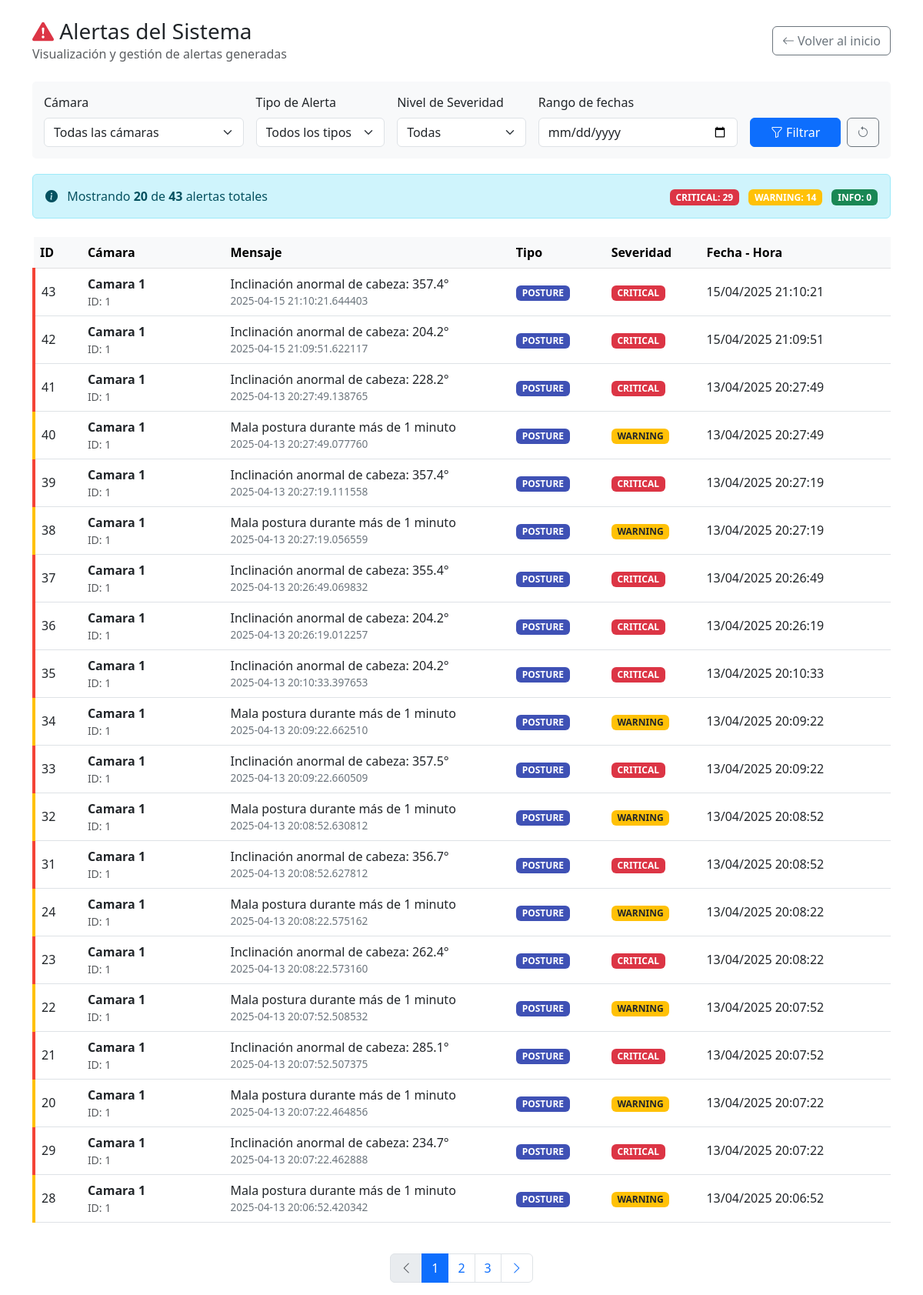
/alertas, run on the app's committed database.
### tables this page shows
CREATE TABLE alertas (
                id INTEGER PRIMARY KEY AUTOINCREMENT,
                id_camara INTEGER NOT NULL,
                mensaje TEXT NOT NULL,
                tipo TEXT NOT NULL,  -- 'postura', 'movimiento', 'conexion', etc.
                severidad TEXT NOT NULL,  -- 'info', 'warning', 'danger'
                fecha TIMESTAMP DEFAULT CURRENT_TIMESTAMP,
                FOREIGN KEY (id_camara) REFERENCES camaras(id)
            );

CREATE TABLE camaras (
                id INTEGER PRIMARY KEY AUTOINCREMENT,
                nombre TEXT NOT NULL,
                url TEXT UNIQUE NOT NULL,
                descripcion TEXT,
                angulo_min INTEGER NOT NULL DEFAULT 45,  -- Ángulo mínimo en grados
                angulo_max INTEGER NOT NULL DEFAULT 135, -- Ángulo máximo en grados
                hombros_min REAL NOT NULL DEFAULT 0.5,    -- Distancia mínima entre hombros
                hombros_max REAL NOT NULL DEFAULT 1.5,   -- Distancia máxima entre hombros
                manos_min INTEGER NOT NULL DEFAULT 30,   -- Distancia mínima de manos
                manos_max INTEGER NOT NULL DEFAULT 150,   -- Distancia máxima de manos
                ubicacion TEXT,
                activa BOOLEAN DEFAULT 1,
                fecha_instalacion TIMESTAMP DEFAULT CURRENT_TIMESTAMP,
                FOREIGN KEY (id) REFERENCES notificaciones(id_camara)
            );

### routes/alertas.py (the view, shortened to what this page needs)
    @app.route('/alertas')
    def alertas_index():
        try:
            page = request.args.get('page', 1, type=int)
            per_page = 20
            id_camara = request.args.get('camara', type=int)
            tipo = request.args.get('tipo')
            severidad = request.args.get('severidad')
            fecha = request.args.get('fecha')
            print("fecha",fecha)
            conn = get_db_connection()
            query = '''
                SELECT a.*, c.nombre as nombre_camara, c.ubicacion
                FROM alertas a
                LEFT JOIN camaras c ON a.id_camara = c.id
                WHERE 1=1
            '''
            params = []
            if id_camara:
                query += ' AND a.id_camara = ?'
                params.append(id_camara)
            if tipo:
                query += ' AND a.tipo = ?'
                params.append(tipo)
            if severidad:
                query += ' AND a.severidad = ?'
                params.append(severidad)
            print("fecha",fecha)
            count_query = 'SELECT COUNT(*) FROM (' + query + ')'
            print("count_query",count_query)
            total = conn.execute(count_query, params).fetchone()[0]
            counts_query = '''
                SELECT
                    SUM(CASE WHEN severidad = 'CRITICAL' THEN 1 ELSE 0 END) as critical,
                    SUM(CASE WHEN severidad = 'WARNING' THEN 1 ELSE 0 END) as warning,
                    SUM(CASE WHEN severidad = 'INFO' THEN 1 ELSE 0 END) as info
                FROM alertas
            '''
            counts_result = conn.execute(counts_query).fetchone()
            counts = {
                'CRITICAL': counts_result['critical'],
                'WARNING': counts_result['warning'],
                'INFO': counts_result['info']
            }
            query += ' ORDER BY a.fecha DESC LIMIT ? OFFSET ?'
            params.extend([per_page, (page - 1) * per_page])
            alertas = conn.execute(query, params).fetchall()
            camaras = conn.execute('SELECT id, nombre FROM camaras ORDER BY nombre').fetchall()
            conn.close()
            return render_template('alertas/index.html',
                                alertas=alertas,
                                camaras=camaras,
                                page=page,
                                per_page=per_page,
                                total=total,
                                counts=counts,  # NUEVO: agregamos los conteos
                                filtros={
                                    'camara': id_camara,
                                    'tipo': tipo,
                                    'severidad': severidad
                                })
        except Exception as e:
            app.logger.error(f"Error al listar alertas: {str(e)}")
            flash('Error al cargar la lista de alertas', 'error')
            return redirect(url_for('index'))

### database.py (called while the page is built)
def get_db_connection():
    conn = sqlite3.connect('monitoring.db')
    conn.row_factory = sqlite3.Row
    return conn

### templates/alertas/index.html (shortened to what this page needs)
<!DOCTYPE html>
<html lang="es">
<head>
  <link rel="stylesheet" href="https://cdn.jsdelivr.net/npm/bootstrap@5.3.0/dist/css/bootstrap.min.css">
  <link rel="stylesheet" href="https://cdn.jsdelivr.net/npm/bootstrap-icons@1.10.0/font/bootstrap-icons.css">
</head>
<body>
  <div class="container mt-4">
    <div class="d-flex justify-content-between align-items-center mb-4">
      <div>
        <h1 class="h3 mb-0">
          <i class="bi bi-exclamation-triangle-fill text-danger"></i> Alertas del Sistema
        </h1>
        <p class="text-muted mb-0">Visualización y gestión de alertas generadas</p>
      </div>
      <div>
        <a href="{{ url_for('index') }}" class="btn btn-outline-secondary">
          <i class="bi bi-arrow-left"></i> Volver al inicio
        </a>
      </div>
    </div>
    <div class="filter-section">
      <form method="get" class="row g-3">
        <div class="col-md-3">
          <label for="camara" class="form-label">Cámara</label>
          <select class="form-select" name="camara" id="camara">
            <option value="">Todas las cámaras</option>
          </select>
        </div>
        <div class="col-md-2">
          <label for="tipo" class="form-label">Tipo de Alerta</label>
          <select class="form-select" name="tipo" id="tipo">
            <option value="">Todos los tipos</option>
          </select>
        </div>
        <div class="col-md-2">
          <label for="severidad" class="form-label">Nivel de Severidad</label>
          <select class="form-select" name="severidad" id="severidad">
            <option value="">Todas</option>
          </select>
        </div>
        <div class="col-md-3">
          <label for="fecha" class="form-label">Rango de fechas</label>
          <input type="date" class="form-control" name="fecha" value="{{ filtros.fecha or '' }}">
        </div>
        <div class="col-md-2 d-flex align-items-end gap-2">
          <button type="submit" class="btn btn-primary w-100">
            <i class="bi bi-funnel"></i> Filtrar
          </button>
          <a href="?" class="btn btn-outline-secondary">
            <i class="bi bi-arrow-counterclockwise"></i>
          </a>
        </div>
      </form>
    </div>
    <div class="alert alert-info d-flex justify-content-between align-items-center mb-4">
      <div>
        <i class="bi bi-info-circle-fill me-2"></i>
        Mostrando <strong>{{ alertas|length }}</strong> de <strong>{{ total }}</strong> alertas totales
      </div>
      <div>
        <span class="badge bg-danger me-2">CRITICAL: {{ counts.CRITICAL or 0 }}</span>
        <span class="badge bg-warning me-2">WARNING: {{ counts.WARNING or 0 }}</span>
        <span class="badge bg-success">INFO: {{ counts.INFO or 0 }}</span>
      </div>
    </div>
    <div class="table-responsive">
      <table class="table table-hover align-middle">
        <thead class="table-light">
          <tr>
            <th style="width: 5%">ID</th>
            <th style="width: 15%">Cámara</th>
            <th style="width: 30%">Mensaje</th>
            <th style="width: 10%">Tipo</th>
            <th style="width: 10%">Severidad</th>
            <th style="width: 20%">Fecha - Hora</th>
          </tr>
        </thead>
        <tbody>
          {% for alerta in alertas %}
            <tr class="clickable-row severity-{{ alerta.severidad }}" onclick="window.location='#'">
              <td>{{ alerta.id }}</td>
              <td>
                <strong>{{ alerta.nombre_camara }}</strong>
                <div class="text-muted small">ID: {{ alerta.id_camara }}</div>
              </td>
              <td>
                {{ alerta.mensaje }}
                <div class="time-ago">{{ alerta.fecha }}</div>
              </td>
              <td>
                <span class="badge badge-{{ alerta.tipo }} text-white">{{ alerta.tipo }}</span>
              </td>
              <td>
                {% if alerta.severidad == 'CRITICAL' %}
                  <span class="badge bg-danger">{{ alerta.severidad }}</span>
                {% elif alerta.severidad == 'WARNING' %}
                  <span class="badge bg-warning text-dark">{{ alerta.severidad }}</span>
                {% else %}
                  <span class="badge bg-success">{{ alerta.severidad }}</span>
                {% endif %}
              </td>
              <td>{{ alerta.fecha[:10].split('-')[2] }}/{{ alerta.fecha[:10].split('-')[1] }}/{{ alerta.fecha[:10].split('-')[0] }} {{ alerta.fecha[11:19] }}</td>
            </tr>
          {% endfor %}
        </tbody>
      </table>
    </div>
    {% if alertas %}
      <nav aria-label="Paginación de alertas">
        <ul class="pagination justify-content-center mt-4">
          <li class="page-item {% if page == 1 %}disabled{% endif %}">
            <a class="page-link" href="?page={{ page-1 }}{% for key, value in filtros.items() %}{% if value %}&{{ key }}={{ value }}{% endif %}{% endfor %}">
              <i class="bi bi-chevron-left"></i>
            </a>
          </li>
          {% for p in range(1, (total // per_page) + 2) %}
            {% if p >= page-2 and p <= page+2 %}
              <li class="page-item {% if p == page %}active{% endif %}">
                <a class="page-link" href="?page={{ p }}{% for key, value in filtros.items() %}{% if value %}&{{ key }}={{ value }}{% endif %}{% endfor %}">{{ p }}</a>
              </li>
            {% endif %}
          {% endfor %}
          <li class="page-item {% if page == (total // per_page) + 1 %}disabled{% endif %}">
            <a class="page-link" href="?page={{ page+1 }}{% for key, value in filtros.items() %}{% if value %}&{{ key }}={{ value }}{% endif %}{% endfor %}">
              <i class="bi bi-chevron-right"></i>
            </a>
          </li>
        </ul>
      </nav>
    {% endif %}
  </div>
</body>
</html>

### templates/alertas/index.html (style rules this page uses)
.severity-CRITICAL { background-color: #ffebee; border-left: 4px solid #f44336; }
.severity-WARNING { background-color: #fff8e1; border-left: 4px solid #ffc107; }
.badge-POSTURE { background-color: #3f51b5; }
.table-responsive { overflow-x: auto; }
.clickable-row { cursor: pointer; }
.time-ago { font-size: 0.85rem; color: #6c757d; }
.filter-section { background-color: #f8f9fa; border-radius: 5px; padding: 15px; margin-bottom: 20px; }

### data on the page
alertas: id "43", nombre_camara "Camara 1", id_camara "1", mensaje "Inclinación anormal de cabeza: 357.4°", fecha "2025-04-15 21:10:21.644403", tipo "POSTURE", severidad "CRITICAL", fecha "15", fecha "04", fecha "2025", fecha "21:10:21"
alertas: id "42", nombre_camara "Camara 1", id_camara "1", mensaje "Inclinación anormal de cabeza: 204.2°", fecha "2025-04-15 21:09:51.622117", tipo "POSTURE", severidad "CRITICAL", fecha "15", fecha "04", fecha "2025", fecha "21:09:51"
alertas: id "41", nombre_camara "Camara 1", id_camara "1", mensaje "Inclinación anormal de cabeza: 228.2°", fecha "2025-04-13 20:27:49.138765", tipo "POSTURE", severidad "CRITICAL", fecha "13", fecha "04", fecha "2025", fecha "20:27:49"
alertas: id "40", nombre_camara "Camara 1", id_camara "1", mensaje "Mala postura durante más de 1 minuto", fecha "2025-04-13 20:27:49.077760", tipo "POSTURE", severidad "WARNING", fecha "13", fecha "04", fecha "2025", fecha "20:27:49"
alertas: id "39", nombre_camara "Camara 1", id_camara "1", mensaje "Inclinación anormal de cabeza: 357.4°", fecha "2025-04-13 20:27:19.111558", tipo "POSTURE", severidad "CRITICAL", fecha "13", fecha "04", fecha "2025", fecha "20:27:19"
alertas: id "38", nombre_camara "Camara 1", id_camara "1", mensaje "Mala postura durante más de 1 minuto", fecha "2025-04-13 20:27:19.056559", tipo "POSTURE", severidad "WARNING", fecha "13", fecha "04", fecha "2025", fecha "20:27:19"
alertas: id "37", nombre_camara "Camara 1", id_camara "1", mensaje "Inclinación anormal de cabeza: 355.4°", fecha "2025-04-13 20:26:49.069832", tipo "POSTURE", severidad "CRITICAL", fecha "13", fecha "04", fecha "2025", fecha "20:26:49"
alertas: id "36", nombre_camara "Camara 1", id_camara "1", mensaje "Inclinación anormal de cabeza: 204.2°", fecha "2025-04-13 20:26:19.012257", tipo "POSTURE", severidad "CRITICAL", fecha "13", fecha "04", fecha "2025", fecha "20:26:19"
alertas: id "35", nombre_camara "Camara 1", id_camara "1", mensaje "Inclinación anormal de cabeza: 204.2°", fecha "2025-04-13 20:10:33.397653", tipo "POSTURE", severidad "CRITICAL", fecha "13", fecha "04", fecha "2025", fecha "20:10:33"
alertas: id "34", nombre_camara "Camara 1", id_camara "1", mensaje "Mala postura durante más de 1 minuto", fecha "2025-04-13 20:09:22.662510", tipo "POSTURE", severidad "WARNING", fecha "13", fecha "04", fecha "2025", fecha "20:09:22"
alertas: id "33", nombre_camara "Camara 1", id_camara "1", mensaje "Inclinación anormal de cabeza: 357.5°", fecha "2025-04-13 20:09:22.660509", tipo "POSTURE", severidad "CRITICAL", fecha "13", fecha "04", fecha "2025", fecha "20:09:22"
alertas: id "32", nombre_camara "Camara 1", id_camara "1", mensaje "Mala postura durante más de 1 minuto", fecha "2025-04-13 20:08:52.630812", tipo "POSTURE", severidad "WARNING", fecha "13", fecha "04", fecha "2025", fecha "20:08:52"
alertas: id "31", nombre_camara "Camara 1", id_camara "1", mensaje "Inclinación anormal de cabeza: 356.7°", fecha "2025-04-13 20:08:52.627812", tipo "POSTURE", severidad "CRITICAL", fecha "13", fecha "04", fecha "2025", fecha "20:08:52"
alertas: id "24", nombre_camara "Camara 1", id_camara "1", mensaje "Mala postura durante más de 1 minuto", fecha "2025-04-13 20:08:22.575162", tipo "POSTURE", severidad "WARNING", fecha "13", fecha "04", fecha "2025", fecha "20:08:22"
alertas: id "23", nombre_camara "Camara 1", id_camara "1", mensaje "Inclinación anormal de cabeza: 262.4°", fecha "2025-04-13 20:08:22.573160", tipo "POSTURE", severidad "CRITICAL", fecha "13", fecha "04", fecha "2025", fecha "20:08:22"
alertas: id "22", nombre_camara "Camara 1", id_camara "1", mensaje "Mala postura durante más de 1 minuto", fecha "2025-04-13 20:07:52.508532", tipo "POSTURE", severidad "WARNING", fecha "13", fecha "04", fecha "2025", fecha "20:07:52"
alertas: id "21", nombre_camara "Camara 1", id_camara "1", mensaje "Inclinación anormal de cabeza: 285.1°", fecha "2025-04-13 20:07:52.507375", tipo "POSTURE", severidad "CRITICAL", fecha "13", fecha "04", fecha "2025", fecha "20:07:52"
alertas: id "20", nombre_camara "Camara 1", id_camara "1", mensaje "Mala postura durante más de 1 minuto", fecha "2025-04-13 20:07:22.464856", tipo "POSTURE", severidad "WARNING", fecha "13", fecha "04", fecha "2025", fecha "20:07:22"
alertas: id "29", nombre_camara "Camara 1", id_camara "1", mensaje "Inclinación anormal de cabeza: 234.7°", fecha "2025-04-13 20:07:22.462888", tipo "POSTURE", severidad "CRITICAL", fecha "13", fecha "04", fecha "2025", fecha "20:07:22"
alertas: id "28", nombre_camara "Camara 1", id_camara "1", mensaje "Mala postura durante más de 1 minuto", fecha "2025-04-13 20:06:52.420342", tipo "POSTURE", severidad "WARNING", fecha "13", fecha "04", fecha "2025", fecha "20:06:52"

### other printed values
{{ alertas|length }} "20"
{{ total }} "43"
{{ counts.CRITICAL or 0 }} "29"
{{ counts.WARNING or 0 }} "14"
{{ counts.INFO or 0 }} "0"
{{ p }} "1" "2" "3"
